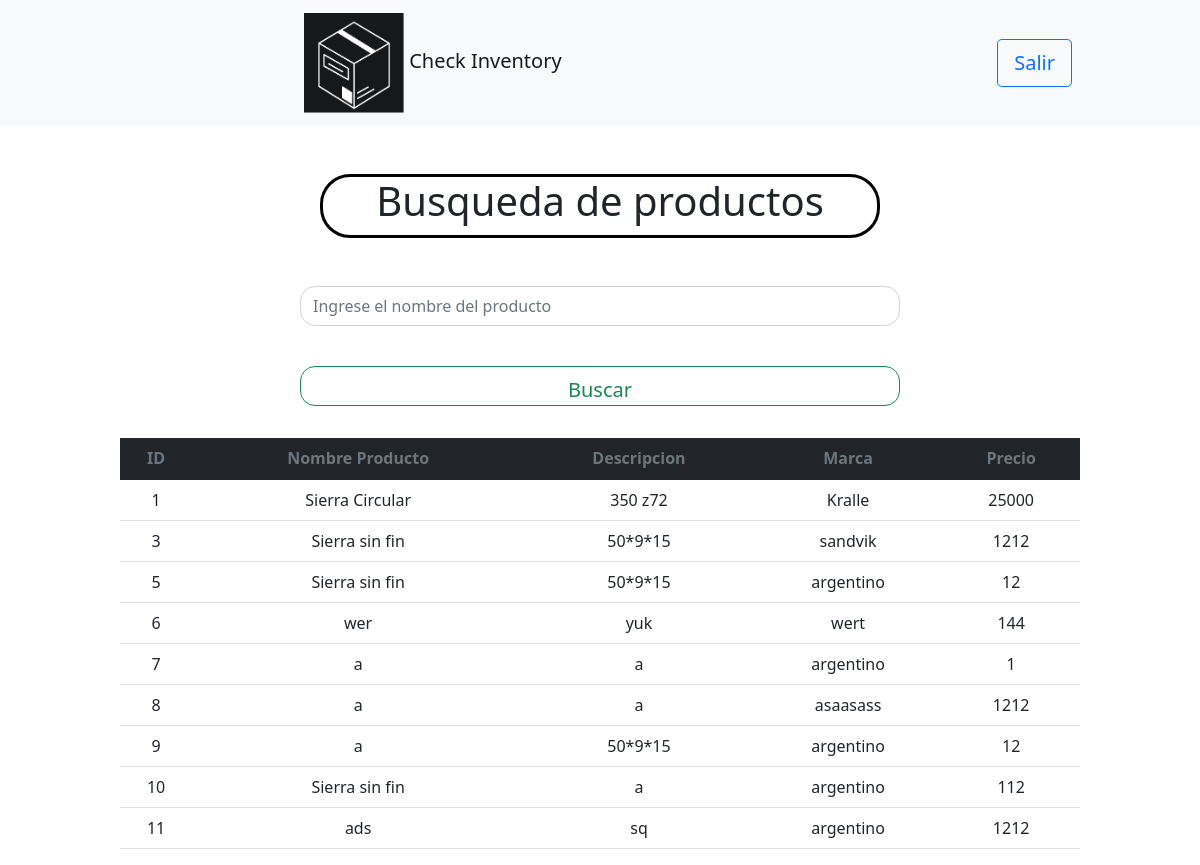
/Inventory/usuario/busqueda.php (signed in), run on an earlier commit of the app's database.
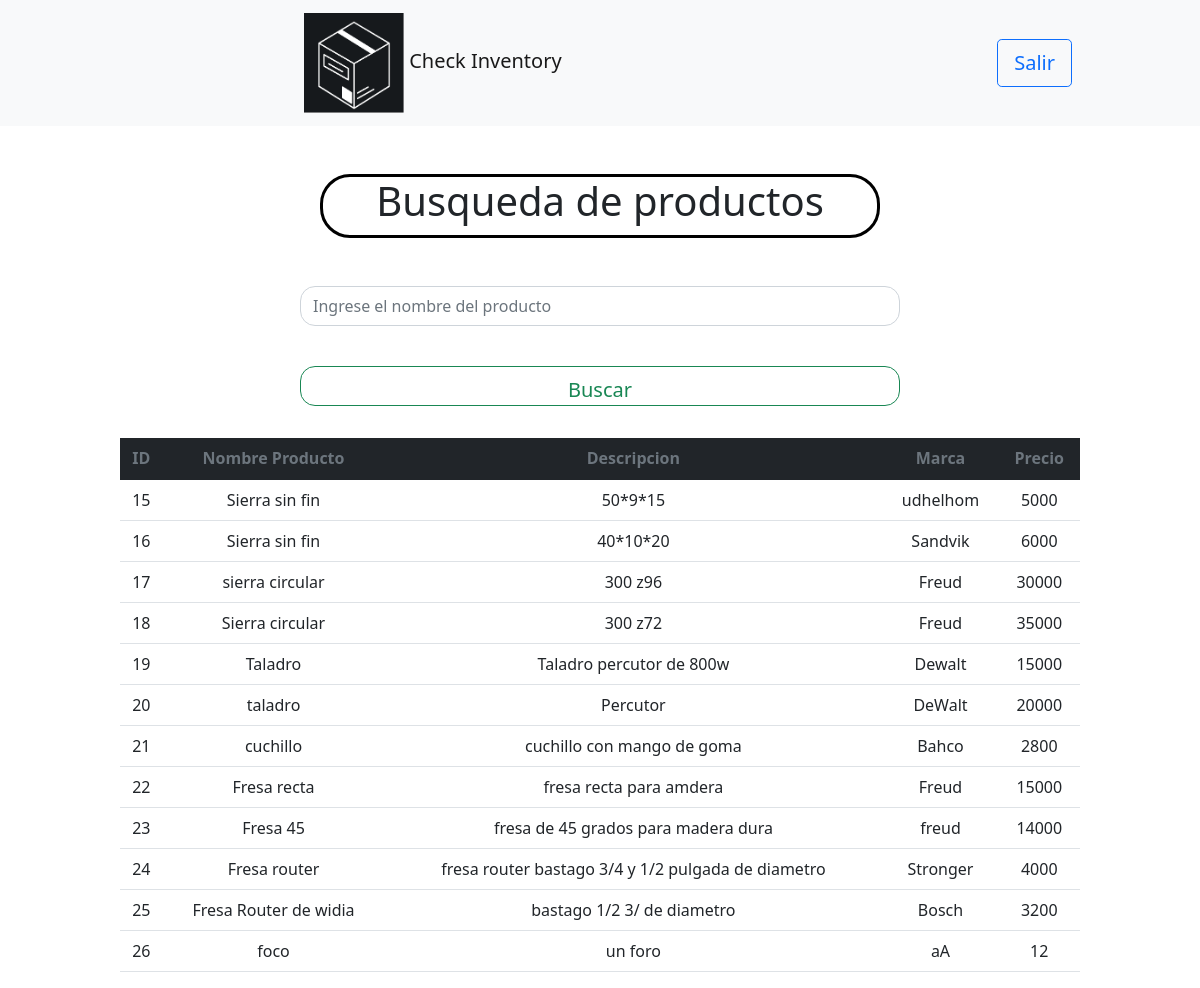
And on a later commit of the database.
### tables this page shows
CREATE TABLE `productos` (
  `id` int(10) NOT NULL,
  `Producto` varchar(100) NOT NULL,
  `Descripcion` varchar(100) NOT NULL,
  `Marca` varchar(80) NOT NULL,
  `Foto` longblob NOT NULL,
  `Precio` int(20) NOT NULL,
  `Cantidad` int(11) NOT NULL
);

### Inventory/usuario/busqueda.php (the view, shortened to what this page needs)
<?php
$dbhost= "localhost";
$dbuser ="root";
$dbpass ="";
$dbname = "checkinventory";
$conn= mysqli_connect($dbhost, $dbuser, $dbpass, $dbname);
$condicion="";
$consulta= "SELECT * FROM productos $condicion";
$resultado= $conn->query($consulta);
?>
<!DOCTYPE html>
<html lang="en">
<head>
    <link rel="stylesheet" href="style.css">
    <link href="https://cdn.jsdelivr.net/npm/bootstrap@5.1.3/dist/css/bootstrap.min.css" rel="stylesheet">
</head>
<body>
<nav class="navbar navbar-expand-lg navbar-light bg-light">
            <div class="container-fluid">
                <a class="navbar-brand" href="../administrador/index.php">
                    <img
                      src="../../img/logo check inventory.png"
                      alt=""
                      width="100"
                      height="100"
                      class="d-inline-block align-text-center logo-image"
                    />
                    Check Inventory
                  </a>
                </div>
                <div class="d-flex">
                 <a href="../../Home/home.html
                 "> <button type="button" class="btn btn-lg btn-outline-primary ">  Salir
                </button>
                </a>
            </div>
          </nav>
    <h1 class="titulo">Busqueda de productos</h1>
    <br>
    <br>
    <div class="col-sm-12 col-md-12 col-lg12">
        <form action="<?php echo $_SERVER['PHP_SELF'];?>" method="post">
        <div class="d-grid gap-2 col-6 mx-auto">
        <input type="text" name="buscar" class="form-control" placeholder="Ingrese el nombre del producto" ><br>
        <input type="submit" class=" btn btn-outline-success btn-lg boton " value="Buscar" name="buscando">
        <br>
    </div>
        </form>
    <div class="table-responsive table-hover" id="Tabla-productos">
        <?php if($resultado->num_rows>0){ ?>
              <table class="table ">
                  <thead class="text-muted table-dark">
                        <th class="text-center">ID</th>
                        <th class="text-center">Nombre Producto</th>
                        <th class="text-center">Descripcion</th>
                        <th class="text-center">Marca</th>
                        <th class="text-center">Precio</th>
                  </thead>
                  <tbody>
                    <?php
                    while($row =$resultado->fetch_assoc()){ ?>
                      <tr>
                        <td class="text-center"> <?php echo $row['id'];?></td>
                        <td class="text-center"> <?php echo $row['Producto'];?></td>
                        <td class="text-center"> <?php echo $row['Descripcion'];?></td>
                        <td class="text-center"> <?php echo $row['Marca'];?></td>
                        <td class="text-center"> <?php echo $row['Precio'];?></td>
                      </tr>
                    <?php } ?>
                  </tbody>
              </table>
                <?php }else{ ?>
                     <p class="text-center text-danger"> No se encuentran este producto </p>
                <?php } ?>
          </div>
          </div>
</body>
</html>

What changed in the data, as far as the page shows it:
removed productos: id "1", Producto "Sierra Circular", Descripcion "350 z72", Marca "Kralle", Precio "25000"
removed productos: id "3", Producto "Sierra sin fin", Descripcion "50*9*15", Marca "sandvik", Precio "1212"
removed productos: id "5", Producto "Sierra sin fin", Descripcion "50*9*15", Marca "argentino", Precio "12"
removed productos: id "6", Producto "wer", Descripcion "yuk", Marca "wert", Precio "144"
removed productos: id "7", Producto "a", Descripcion "a", Marca "argentino", Precio "1"
removed productos: id "8", Producto "a", Descripcion "a", Marca "asaasass", Precio "1212"
removed productos: id "9", Producto "a", Descripcion "50*9*15", Marca "argentino", Precio "12"
removed productos: id "10", Producto "Sierra sin fin", Descripcion "a", Marca "argentino", Precio "112"
removed productos: id "11", Producto "ads", Descripcion "sq", Marca "argentino", Precio "1212"
added productos: id "15", Producto "Sierra sin fin", Descripcion "50*9*15", Marca "udhelhom", Precio "5000"
added productos: id "16", Producto "Sierra sin fin", Descripcion "40*10*20", Marca "Sandvik", Precio "6000"
added productos: id "17", Producto "sierra circular", Descripcion "300 z96", Marca "Freud", Precio "30000"
added productos: id "18", Producto "Sierra circular", Descripcion "300 z72", Marca "Freud", Precio "35000"
added productos: id "19", Producto "Taladro", Descripcion "Taladro percutor de 800w", Marca "Dewalt", Precio "15000"
added productos: id "20", Producto "taladro", Descripcion "Percutor", Marca "DeWalt", Precio "20000"
added productos: id "21", Producto "cuchillo", Descripcion "cuchillo con mango de goma", Marca "Bahco", Precio "2800"
added productos: id "22", Producto "Fresa recta", Descripcion "fresa recta para amdera", Marca "Freud", Precio "15000"
added productos: id "23", Producto "Fresa 45", Descripcion "fresa de 45 grados para madera dura", Marca "freud", Precio "14000"
added productos: id "24", Producto "Fresa router", Descripcion "fresa router bastago 3/4 y 1/2 pulgada de diametro", Marca "Stronger", Precio "4000"
added productos: id "25", Producto "Fresa Router de widia", Descripcion "bastago 1/2 3/ de diametro", Marca "Bosch", Precio "3200"
added productos: id "26", Producto "foco", Descripcion "un foro", Marca "aA", Precio "12"
